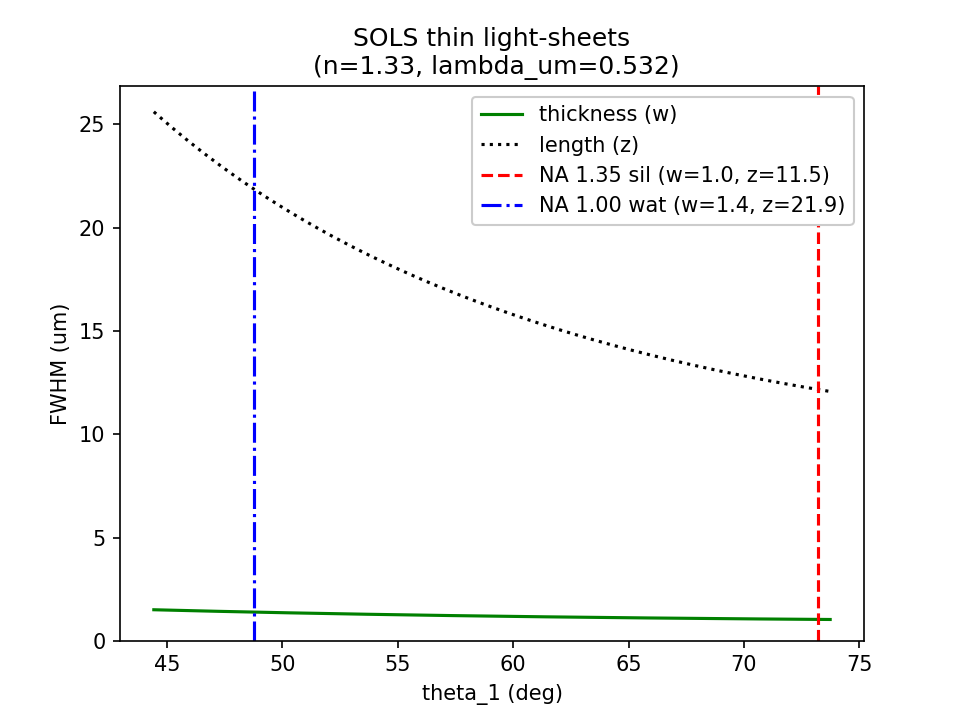

Reproduce this figure in Python.
import numpy as np
from SOLS_optimum_tilt import optimum_tilt

def lightsheet_fwhm(theta_x, n, lambda_um, verbose=True):
    w_fwhm_um = (2 * np.log(2))**0.5 * lambda_um / (np.pi * theta_x * n)
    z_fwhm_um = 2 * lambda_um / (np.pi * theta_x**2 * n)
    if verbose:
        print('Light-sheet size (theta_x=%0.2f, n=%0.2f, lambda_um=%0.2f):'%(
            np.rad2deg(theta_x), n, lambda_um))
        print('w_fwhm_um=%0.2f'%w_fwhm_um)
        print('z_fwhm_um=%0.2f'%z_fwhm_um)
        print('')
    return w_fwhm_um, z_fwhm_um

if __name__ == "__main__":
    # Input:
    lambda_um = 0.532
    w_fwhm_um_135sil, z_fwhm_um_135sil = lightsheet_fwhm(
        optimum_tilt(1.35, 1.41)[2], 1.41, lambda_um)
    w_fwhm_um_100wat, z_fwhm_um_100wat = lightsheet_fwhm(
        optimum_tilt(1.00, 1.33)[2], 1.33, lambda_um)

    # Plot:
    na = np.linspace(0.7, 0.96, 1000)
    theta_1, theta_e, theta_x, theta_t = optimum_tilt(na, 1.00, verbose=False)
    n = 1.33
    w_fwhm_um, z_fwhm_um = lightsheet_fwhm(theta_x, n, lambda_um, verbose=False)

    import matplotlib.pyplot as plt
    fig, ax = plt.subplots()
    ax.set_title('SOLS thin light-sheets\n (n=%0.2f, lambda_um=%0.3f)'%(
        n, lambda_um))
    ax.set_ylabel('FWHM (um)')
    ax.set_xlabel('theta_1 (deg)')
    ax.plot(np.rad2deg(theta_1), w_fwhm_um, label='thickness (w)',
            linestyle='-', color='g')
    ax.plot(np.rad2deg(theta_1), z_fwhm_um, label='length (z)',
            linestyle=':', color='k')
    ax.axvline(x=73.23, label='NA 1.35 sil (w=%0.1f, z=%0.1f)'%(
        w_fwhm_um_135sil, z_fwhm_um_135sil), linestyle='--', color='r')
    ax.axvline(x=48.75, label='NA 1.00 wat (w=%0.1f, z=%0.1f)'%(
        w_fwhm_um_100wat, z_fwhm_um_100wat), linestyle='-.', color='b')
    ax.set_ylim(ymin=0)
    plt.legend(loc="upper right", framealpha=1)
    fig.savefig('SOLS_thin_lightsheets.png', dpi=150)
    plt.show()
